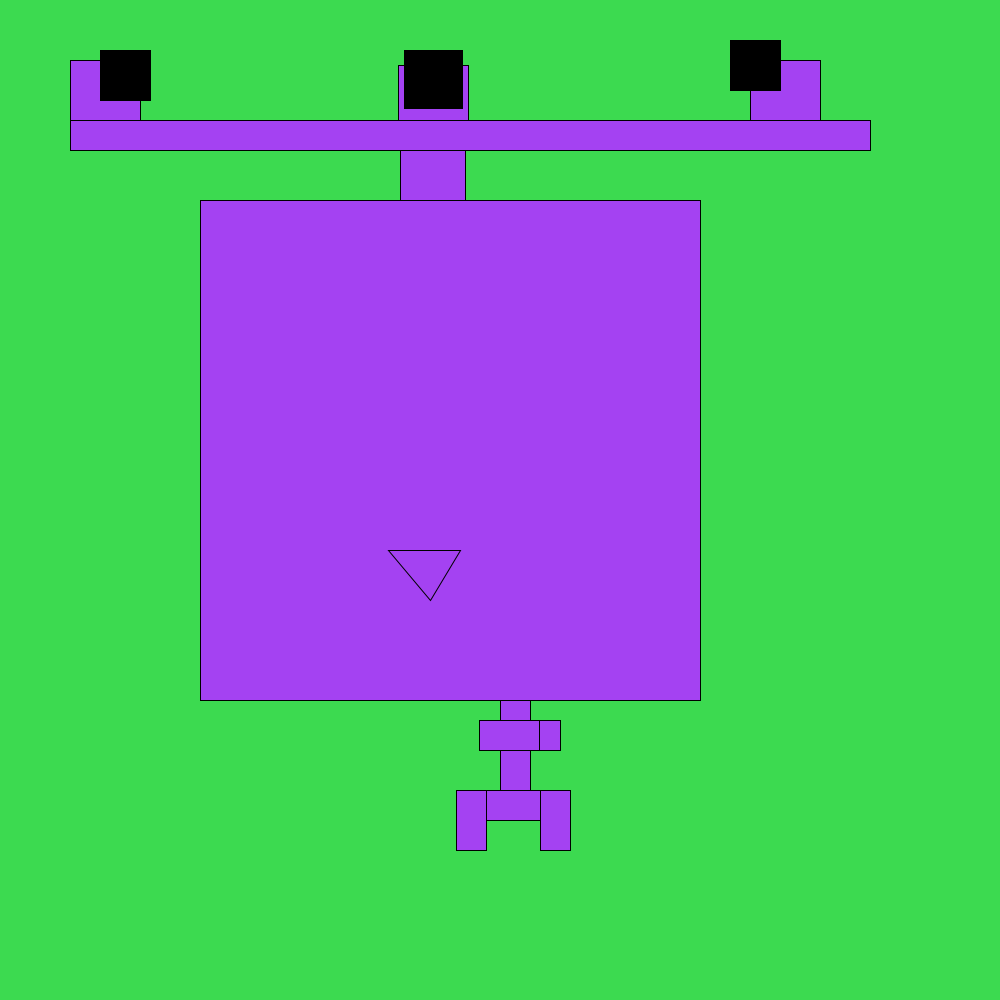
Frame 1 (no input)
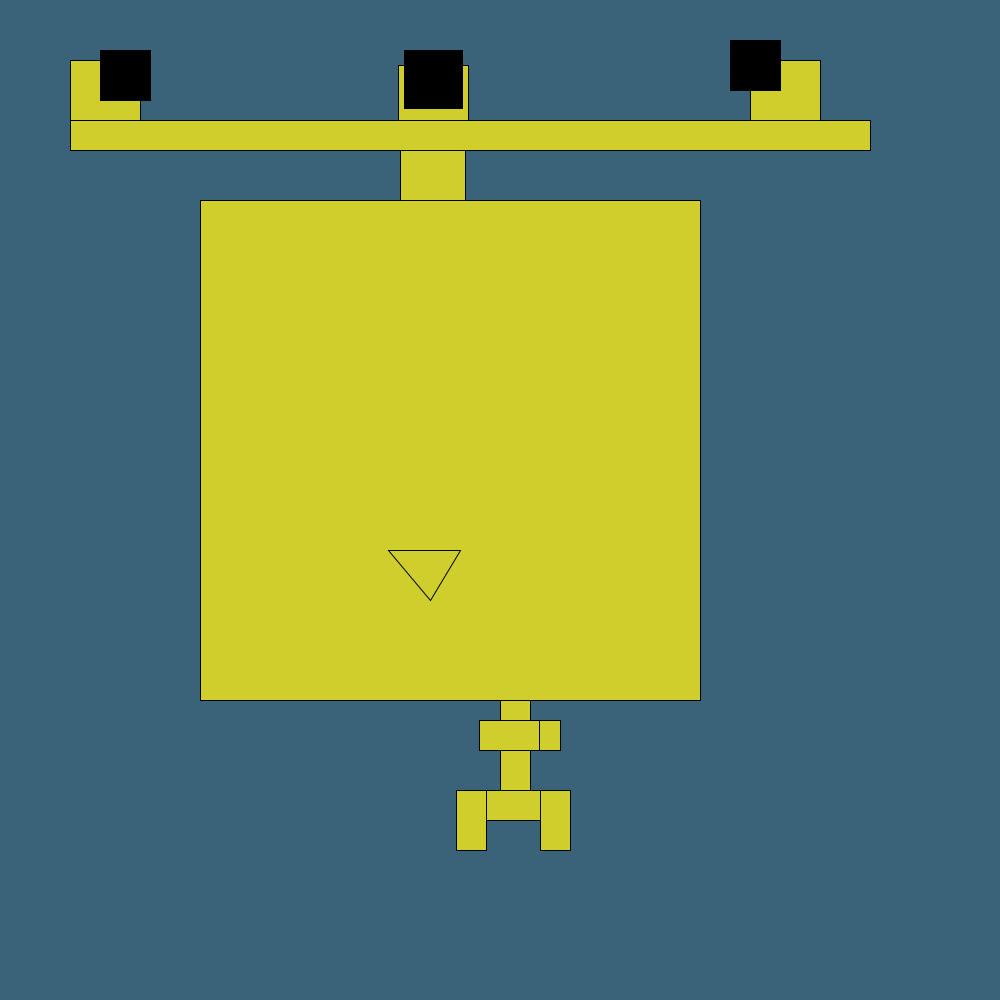
Frame 60 (the mouse pressed at the canvas centre just before this capture)
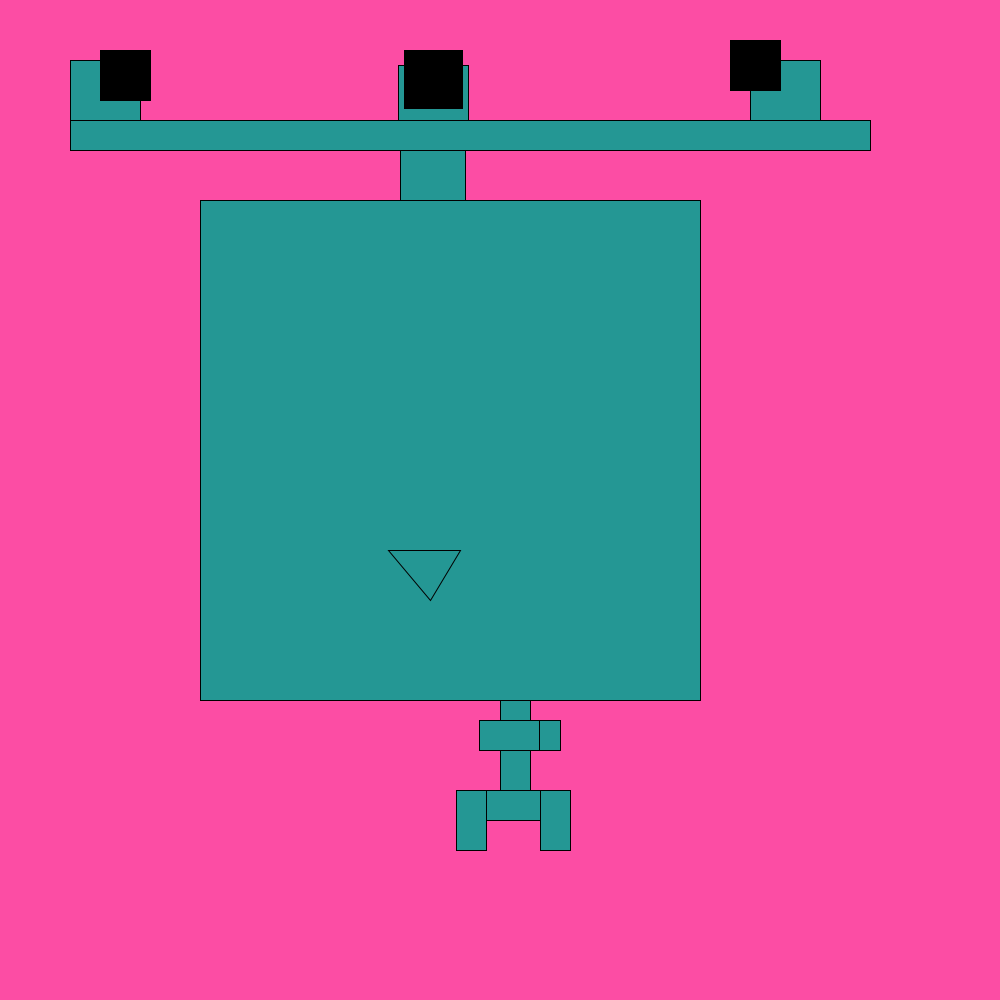
Frame 120 (the mouse held since frame 60 and released just before this capture)

The Processing sketch that drew these frames (run headless with seeded random() and noise(); from frame 60 on, the mouse is pressed at the canvas centre):

// Processing sketch: processing_156182
// ── processing_156182.pde

void setup(){
  size(1000,1000);
}
  
  void draw(){
float r1 = random(255);
float r2 = random(255);
float r3 = random(255);
float b1 = random(255);
float b2 = random(255);
float b3 = random(255);
background(b1,b2,b3);
fill(r1,r2,r3);
rect(70,60,70,70);
fill(r1,r2,r3);
rect(750,60,70,70);
fill(r1,r2,r3);
rect(200,200,500,500);
fill(0);
rect(100,50,50,50);
rect(730,40,50,50);
fill(r1,r2,r3);
fill(r1,r2,r3);
//rect(425,700,30,30);line(425,425,50,50);
rect(500,700,30,90);
rect(500,720,60,30);
rect(479,720,60,30);
rect(476,790,80,30);
rect(456,790,30,60);
rect(540,790,30,60);
rect(400,100,65,100);
fill(r1,r2,r3);
rect(398,65,70,70);
fill(r1,r2,r3);
rect(70,120,800,30);

  if (keyPressed) {
    if(key == 'q' ||  key == ' '){
      fill(255);
    }
  } else {
    fill(r1,r2,r3);
  }
triangle(388,550,460,550,430,600);

fill(0);
rect(404,50,58,58);
  }
